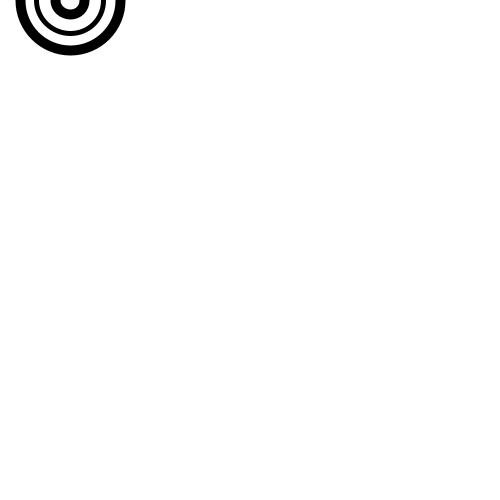
Frame 1 (no input)
Frame 60 (the mouse pressed at the canvas centre just before this capture): identical to frame 1, image omitted
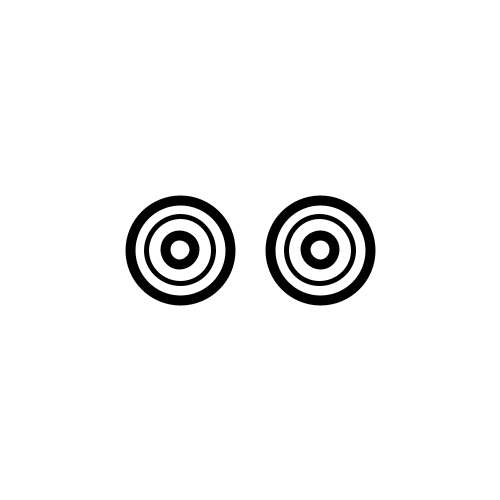
Frame 120 (the mouse held since frame 60 and released just before this capture)

The Processing sketch that drew these frames (run headless with seeded random() and noise(); from frame 60 on, the mouse is pressed at the canvas centre):

// Processing sketch: Exercise5
// ── Exercise5.pde
void setup() {
    size(500, 500);
}
void draw() {
    background(255);
    float x = mouseX;
    float y = mouseY;
    mato(x-70, y, 100);
    mato(x+70, y, 100);
}
void mato(float x, float y, float w) {
    fill(255);
    strokeWeight(w/10);
    ellipse(x, y, w, w);
    strokeWeight(w/20);
    ellipse(x, y, w/6*4, w/6*4);
    strokeWeight(w/10);
    ellipse(x, y, w/3.5, w/3.5);
}
